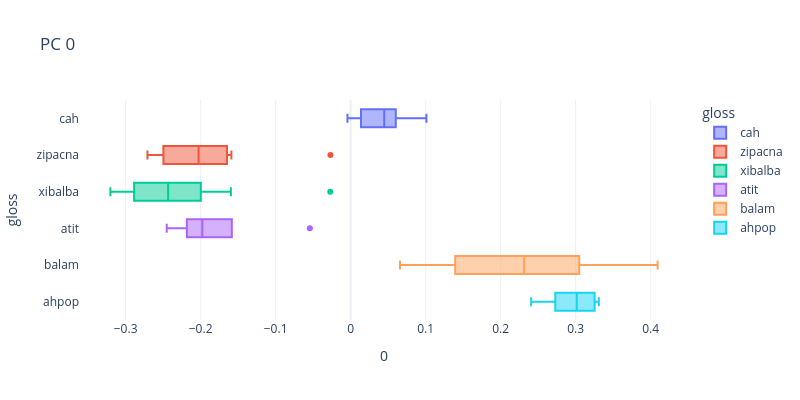
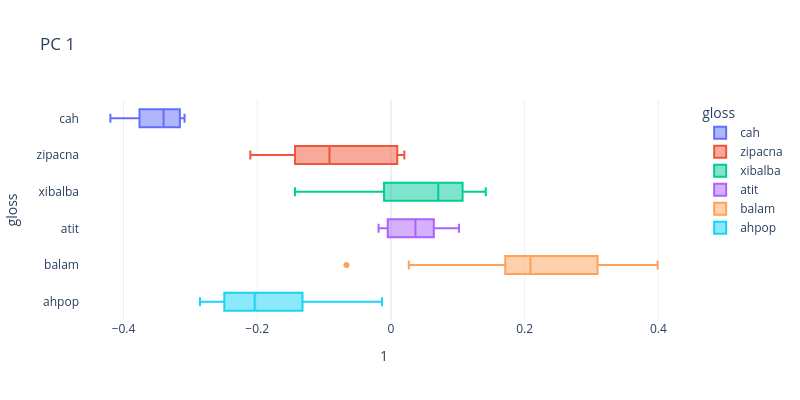
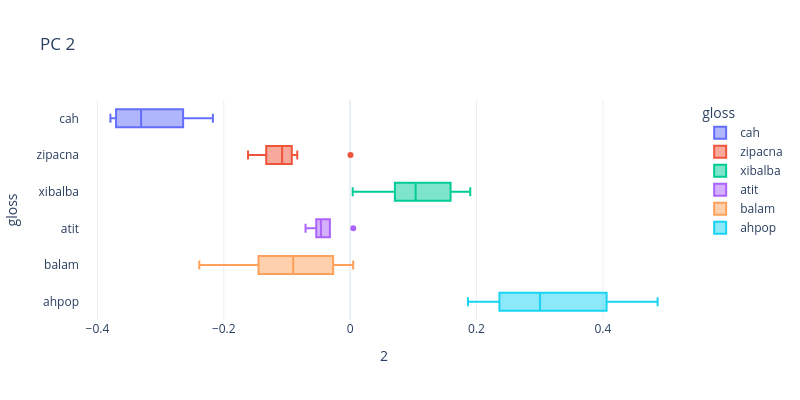
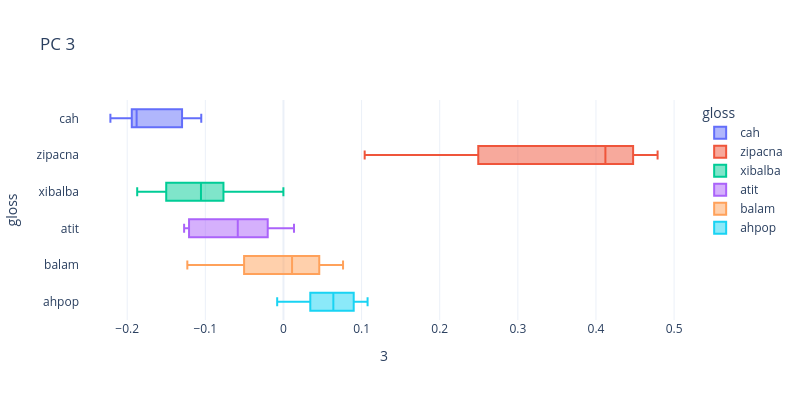

The notebook cell these images were saved under, in order:
### Code cell
def comp_box(comp_id):
    px.box(X0,
           x=comp_id,
           y='gloss',
           color='gloss',
           template=px_template,
           height=400, width=800,
           title=f'PC {comp_id}').show()

for i in range(model.n_pca_comps):
    comp_box(i)

### Figure 1 — Plotly figure (JSON) as saved in the notebook; plotly's stock layout.template omitted (floating-point values rounded to 4 significant figures)
{"data": [{"alignmentgroup": "True", "hovertemplate": "gloss=%{y}<br>0=%{x}<extra></extra>", "legendgroup": "cah", "marker": {"color": "#636efa"}, "name": "cah", "notched": false, "offsetgroup": "cah", "orientation": "h", "showlegend": true, "type": "box", "x": [0.1011, 0.04112, -0.004271, 0.0484, 0.01378, 0.06015], "x0": " ", "xaxis": "x", "y": ["cah", "cah", "cah", "cah", "cah", "cah"], "y0": " ", "yaxis": "y"}, {"alignmentgroup": "True", "hovertemplate": "gloss=%{y}<br>0=%{x}<extra></extra>", "legendgroup": "zipacna", "marker": {"color": "#EF553B"}, "name": "zipacna", "notched": false, "offsetgroup": "zipacna", "orientation": "h", "showlegend": true, "type": "box", "x": [-0.02693, -0.1754, -0.23, -0.2709, -0.2542, -0.2451, -0.1707, -0.159], "x0": " ", "xaxis": "x", "y": ["zipacna", "zipacna", "zipacna", "zipacna", "zipacna", "zipacna", "zipacna", "zipacna"], "y0": " ", "yaxis": "y"}, {"alignmentgroup": "True", "hovertemplate": "gloss=%{y}<br>0=%{x}<extra></extra>", "legendgroup": "xibalba", "marker": {"color": "#00cc96"}, "name": "xibalba", "notched": false, "offsetgroup": "xibalba", "orientation": "h", "showlegend": true, "type": "box", "x": [-0.2433, -0.2891, -0.2122, -0.2011, -0.1924, -0.2495, -0.3081, -0.2615, -0.2263, -0.3203, -0.2885, -0.1597, -0.2914, -0.2474, -0.1959, -0.2033, -0.02722], "x0": " ", "xaxis": "x", "y": ["xibalba", "xibalba", "xibalba", "xibalba", "xibalba", "xibalba", "xibalba", "xibalba", "xibalba", "xibalba", "xibalba", "xibalba", "xibalba", "xibalba", "xibalba", "xibalba", "xibalba"], "y0": " ", "yaxis": "y"}, {"alignmentgroup": "True", "hovertemplate": "gloss=%{y}<br>0=%{x}<extra></extra>", "legendgroup": "atit", "marker": {"color": "#ab63fa"}, "name": "atit", "notched": false, "offsetgroup": "atit", "orientation": "h", "showlegend": true, "type": "box", "x": [-0.2452, -0.2094, -0.1931, -0.1978, -0.05444], "x0": " ", "xaxis": "x", "y": ["atit", "atit", "atit", "atit", "atit"], "y0": " ", "yaxis": "y"}, {"alignmentgroup": "True", "hovertemplate": "gloss=%{y}<br>0=%{x}<extra></extra>", "legendgroup": "balam", "marker": {"color": "#FFA15A"}, "name": "balam", "notched": false, "offsetgroup": "balam", "orientation": "h", "showlegend": true, "type": "box", "x": [0.3257, 0.3589, 0.1305, 0.1092, 0.2837, 0.3691, 0.2627, 0.4092, 0.1993, 0.2479, 0.1205, 0.06578, 0.1483, 0.2376, 0.2251, 0.2249], "x0": " ", "xaxis": "x", "y": ["balam", "balam", "balam", "balam", "balam", "balam", "balam", "balam", "balam", "balam", "balam", "balam", "balam", "balam", "balam", "balam"], "y0": " ", "yaxis": "y"}, {"alignmentgroup": "True", "hovertemplate": "gloss=%{y}<br>0=%{x}<extra></extra>", "legendgroup": "ahpop", "marker": {"color": "#19d3f3"}, "name": "ahpop", "notched": false, "offsetgroup": "ahpop", "orientation": "h", "showlegend": true, "type": "box", "x": [0.3294, 0.3211, 0.2921, 0.2573, 0.2407, 0.2883, 0.3309, 0.3109], "x0": " ", "xaxis": "x", "y": ["ahpop", "ahpop", "ahpop", "ahpop", "ahpop", "ahpop", "ahpop", "ahpop"], "y0": " ", "yaxis": "y"}], "layout": {"boxmode": "overlay", "height": 400, "legend": {"title": {"text": "gloss"}, "tracegroupgap": 0}, "title": {"text": "PC 0"}, "width": 800, "xaxis": {"anchor": "y", "domain": [0, 1], "title": {"text": "0"}}, "yaxis": {"anchor": "x", "categoryarray": ["ahpop", "balam", "atit", "xibalba", "zipacna", "cah"], "categoryorder": "array", "domain": [0, 1], "title": {"text": "gloss"}}}}

### Figure 2 — Plotly figure (JSON) as saved in the notebook; plotly's stock layout.template omitted (floating-point values rounded to 4 significant figures)
{"data": [{"alignmentgroup": "True", "hovertemplate": "gloss=%{y}<br>1=%{x}<extra></extra>", "legendgroup": "cah", "marker": {"color": "#636efa"}, "name": "cah", "notched": false, "offsetgroup": "cah", "orientation": "h", "showlegend": true, "type": "box", "x": [-0.4196, -0.3157, -0.3283, -0.3761, -0.3087, -0.352], "x0": " ", "xaxis": "x", "y": ["cah", "cah", "cah", "cah", "cah", "cah"], "y0": " ", "yaxis": "y"}, {"alignmentgroup": "True", "hovertemplate": "gloss=%{y}<br>1=%{x}<extra></extra>", "legendgroup": "zipacna", "marker": {"color": "#EF553B"}, "name": "zipacna", "notched": false, "offsetgroup": "zipacna", "orientation": "h", "showlegend": true, "type": "box", "x": [-0.1275, -0.1594, 0.00801, -0.099, 0.01083, 0.02003, -0.0849, -0.2104], "x0": " ", "xaxis": "x", "y": ["zipacna", "zipacna", "zipacna", "zipacna", "zipacna", "zipacna", "zipacna", "zipacna"], "y0": " ", "yaxis": "y"}, {"alignmentgroup": "True", "hovertemplate": "gloss=%{y}<br>1=%{x}<extra></extra>", "legendgroup": "xibalba", "marker": {"color": "#00cc96"}, "name": "xibalba", "notched": false, "offsetgroup": "xibalba", "orientation": "h", "showlegend": true, "type": "box", "x": [-0.07083, 0.0008944, 0.01407, -0.0848, -0.0441, 0.08699, 0.07846, 0.08624, 0.05244, 0.1296, 0.1284, 0.1418, 0.01426, 0.1231, 0.1019, 0.07075, -0.1436], "x0": " ", "xaxis": "x", "y": ["xibalba", "xibalba", "xibalba", "xibalba", "xibalba", "xibalba", "xibalba", "xibalba", "xibalba", "xibalba", "xibalba", "xibalba", "xibalba", "xibalba", "xibalba", "xibalba", "xibalba"], "y0": " ", "yaxis": "y"}, {"alignmentgroup": "True", "hovertemplate": "gloss=%{y}<br>1=%{x}<extra></extra>", "legendgroup": "atit", "marker": {"color": "#ab63fa"}, "name": "atit", "notched": false, "offsetgroup": "atit", "orientation": "h", "showlegend": true, "type": "box", "x": [-0.01855, -0.0002914, 0.1017, 0.03658, 0.05157], "x0": " ", "xaxis": "x", "y": ["atit", "atit", "atit", "atit", "atit"], "y0": " ", "yaxis": "y"}, {"alignmentgroup": "True", "hovertemplate": "gloss=%{y}<br>1=%{x}<extra></extra>", "legendgroup": "balam", "marker": {"color": "#FFA15A"}, "name": "balam", "notched": false, "offsetgroup": "balam", "orientation": "h", "showlegend": true, "type": "box", "x": [-0.06657, 0.02668, 0.2967, 0.3988, 0.1511, 0.2451, 0.1981, 0.1909, 0.2044, 0.3459, 0.3213, 0.3273, 0.259, 0.2129, 0.1913, 0.05285], "x0": " ", "xaxis": "x", "y": ["balam", "balam", "balam", "balam", "balam", "balam", "balam", "balam", "balam", "balam", "balam", "balam", "balam", "balam", "balam", "balam"], "y0": " ", "yaxis": "y"}, {"alignmentgroup": "True", "hovertemplate": "gloss=%{y}<br>1=%{x}<extra></extra>", "legendgroup": "ahpop", "marker": {"color": "#19d3f3"}, "name": "ahpop", "notched": false, "offsetgroup": "ahpop", "orientation": "h", "showlegend": true, "type": "box", "x": [-0.01338, -0.1577, -0.2249, -0.1069, -0.2596, -0.1829, -0.2389, -0.2856], "x0": " ", "xaxis": "x", "y": ["ahpop", "ahpop", "ahpop", "ahpop", "ahpop", "ahpop", "ahpop", "ahpop"], "y0": " ", "yaxis": "y"}], "layout": {"boxmode": "overlay", "height": 400, "legend": {"title": {"text": "gloss"}, "tracegroupgap": 0}, "title": {"text": "PC 1"}, "width": 800, "xaxis": {"anchor": "y", "domain": [0, 1], "title": {"text": "1"}}, "yaxis": {"anchor": "x", "categoryarray": ["ahpop", "balam", "atit", "xibalba", "zipacna", "cah"], "categoryorder": "array", "domain": [0, 1], "title": {"text": "gloss"}}}}

### Figure 3 — Plotly figure (JSON) as saved in the notebook; plotly's stock layout.template omitted (floating-point values rounded to 4 significant figures)
{"data": [{"alignmentgroup": "True", "hovertemplate": "gloss=%{y}<br>2=%{x}<extra></extra>", "legendgroup": "cah", "marker": {"color": "#636efa"}, "name": "cah", "notched": false, "offsetgroup": "cah", "orientation": "h", "showlegend": true, "type": "box", "x": [-0.2173, -0.3114, -0.3705, -0.3795, -0.2644, -0.3503], "x0": " ", "xaxis": "x", "y": ["cah", "cah", "cah", "cah", "cah", "cah"], "y0": " ", "yaxis": "y"}, {"alignmentgroup": "True", "hovertemplate": "gloss=%{y}<br>2=%{x}<extra></extra>", "legendgroup": "zipacna", "marker": {"color": "#EF553B"}, "name": "zipacna", "notched": false, "offsetgroup": "zipacna", "orientation": "h", "showlegend": true, "type": "box", "x": [-0.15, -0.1017, 0.0005225, -0.1137, -0.101, -0.0837, -0.1616, -0.1157], "x0": " ", "xaxis": "x", "y": ["zipacna", "zipacna", "zipacna", "zipacna", "zipacna", "zipacna", "zipacna", "zipacna"], "y0": " ", "yaxis": "y"}, {"alignmentgroup": "True", "hovertemplate": "gloss=%{y}<br>2=%{x}<extra></extra>", "legendgroup": "xibalba", "marker": {"color": "#00cc96"}, "name": "xibalba", "notched": false, "offsetgroup": "xibalba", "orientation": "h", "showlegend": true, "type": "box", "x": [0.1793, 0.1779, 0.1569, 0.1016, 0.06082, 0.004055, 0.1651, 0.1037, 0.0894, 0.116, 0.08944, 0.07417, 0.1128, 0.05993, 0.1314, 0.1901, 0.0505], "x0": " ", "xaxis": "x", "y": ["xibalba", "xibalba", "xibalba", "xibalba", "xibalba", "xibalba", "xibalba", "xibalba", "xibalba", "xibalba", "xibalba", "xibalba", "xibalba", "xibalba", "xibalba", "xibalba", "xibalba"], "y0": " ", "yaxis": "y"}, {"alignmentgroup": "True", "hovertemplate": "gloss=%{y}<br>2=%{x}<extra></extra>", "legendgroup": "atit", "marker": {"color": "#ab63fa"}, "name": "atit", "notched": false, "offsetgroup": "atit", "orientation": "h", "showlegend": true, "type": "box", "x": [0.004902, -0.04803, -0.04627, -0.04445, -0.07062], "x0": " ", "xaxis": "x", "y": ["atit", "atit", "atit", "atit", "atit"], "y0": " ", "yaxis": "y"}, {"alignmentgroup": "True", "hovertemplate": "gloss=%{y}<br>2=%{x}<extra></extra>", "legendgroup": "balam", "marker": {"color": "#FFA15A"}, "name": "balam", "notched": false, "offsetgroup": "balam", "orientation": "h", "showlegend": true, "type": "box", "x": [-0.09249, -0.2388, -0.1955, -0.1189, -0.09685, -0.1629, -0.2151, -0.1271, -0.03421, -0.04927, -0.007092, 0.004761, -0.02173, -0.08794, -0.02544, -0.0284], "x0": " ", "xaxis": "x", "y": ["balam", "balam", "balam", "balam", "balam", "balam", "balam", "balam", "balam", "balam", "balam", "balam", "balam", "balam", "balam", "balam"], "y0": " ", "yaxis": "y"}, {"alignmentgroup": "True", "hovertemplate": "gloss=%{y}<br>2=%{x}<extra></extra>", "legendgroup": "ahpop", "marker": {"color": "#19d3f3"}, "name": "ahpop", "notched": false, "offsetgroup": "ahpop", "orientation": "h", "showlegend": true, "type": "box", "x": [0.1864, 0.3285, 0.4867, 0.2301, 0.3451, 0.2727, 0.2425, 0.4668], "x0": " ", "xaxis": "x", "y": ["ahpop", "ahpop", "ahpop", "ahpop", "ahpop", "ahpop", "ahpop", "ahpop"], "y0": " ", "yaxis": "y"}], "layout": {"boxmode": "overlay", "height": 400, "legend": {"title": {"text": "gloss"}, "tracegroupgap": 0}, "title": {"text": "PC 2"}, "width": 800, "xaxis": {"anchor": "y", "domain": [0, 1], "title": {"text": "2"}}, "yaxis": {"anchor": "x", "categoryarray": ["ahpop", "balam", "atit", "xibalba", "zipacna", "cah"], "categoryorder": "array", "domain": [0, 1], "title": {"text": "gloss"}}}}

### Figure 4 — Plotly figure (JSON) as saved in the notebook; plotly's stock layout.template omitted (floating-point values rounded to 4 significant figures)
{"data": [{"alignmentgroup": "True", "hovertemplate": "gloss=%{y}<br>3=%{x}<extra></extra>", "legendgroup": "cah", "marker": {"color": "#636efa"}, "name": "cah", "notched": false, "offsetgroup": "cah", "orientation": "h", "showlegend": true, "type": "box", "x": [-0.1898, -0.1298, -0.1861, -0.1052, -0.1942, -0.2215], "x0": " ", "xaxis": "x", "y": ["cah", "cah", "cah", "cah", "cah", "cah"], "y0": " ", "yaxis": "y"}, {"alignmentgroup": "True", "hovertemplate": "gloss=%{y}<br>3=%{x}<extra></extra>", "legendgroup": "zipacna", "marker": {"color": "#EF553B"}, "name": "zipacna", "notched": false, "offsetgroup": "zipacna", "orientation": "h", "showlegend": true, "type": "box", "x": [0.1982, 0.4789, 0.3005, 0.4642, 0.4058, 0.4309, 0.4183, 0.104], "x0": " ", "xaxis": "x", "y": ["zipacna", "zipacna", "zipacna", "zipacna", "zipacna", "zipacna", "zipacna", "zipacna"], "y0": " ", "yaxis": "y"}, {"alignmentgroup": "True", "hovertemplate": "gloss=%{y}<br>3=%{x}<extra></extra>", "legendgroup": "xibalba", "marker": {"color": "#00cc96"}, "name": "xibalba", "notched": false, "offsetgroup": "xibalba", "orientation": "h", "showlegend": true, "type": "box", "x": [-0.1481, -0.1802, -0.1872, -8.433e-05, -0.0779, -0.06281, -0.156, -0.1087, -0.08944, -0.1056, -0.0735, -0.174, -0.09774, -0.04772, -0.1185, -0.1035, -0.128], "x0": " ", "xaxis": "x", "y": ["xibalba", "xibalba", "xibalba", "xibalba", "xibalba", "xibalba", "xibalba", "xibalba", "xibalba", "xibalba", "xibalba", "xibalba", "xibalba", "xibalba", "xibalba", "xibalba", "xibalba"], "y0": " ", "yaxis": "y"}, {"alignmentgroup": "True", "hovertemplate": "gloss=%{y}<br>3=%{x}<extra></extra>", "legendgroup": "atit", "marker": {"color": "#ab63fa"}, "name": "atit", "notched": false, "offsetgroup": "atit", "orientation": "h", "showlegend": true, "type": "box", "x": [-0.05847, -0.1271, -0.03135, -0.1187, 0.01349], "x0": " ", "xaxis": "x", "y": ["atit", "atit", "atit", "atit", "atit"], "y0": " ", "yaxis": "y"}, {"alignmentgroup": "True", "hovertemplate": "gloss=%{y}<br>3=%{x}<extra></extra>", "legendgroup": "balam", "marker": {"color": "#FFA15A"}, "name": "balam", "notched": false, "offsetgroup": "balam", "orientation": "h", "showlegend": true, "type": "box", "x": [0.008793, -0.123, -0.1026, -0.1006, 0.006717, 0.07082, 0.01326, 0.01701, -0.07979, -0.01973, 0.02131, 0.07218, 0.02576, 0.06586, 0.07627, -0.02097], "x0": " ", "xaxis": "x", "y": ["balam", "balam", "balam", "balam", "balam", "balam", "balam", "balam", "balam", "balam", "balam", "balam", "balam", "balam", "balam", "balam"], "y0": " ", "yaxis": "y"}, {"alignmentgroup": "True", "hovertemplate": "gloss=%{y}<br>3=%{x}<extra></extra>", "legendgroup": "ahpop", "marker": {"color": "#19d3f3"}, "name": "ahpop", "notched": false, "offsetgroup": "ahpop", "orientation": "h", "showlegend": true, "type": "box", "x": [0.07817, 0.08669, 0.03017, 0.1077, 0.09315, -0.008032, 0.04951, 0.03852], "x0": " ", "xaxis": "x", "y": ["ahpop", "ahpop", "ahpop", "ahpop", "ahpop", "ahpop", "ahpop", "ahpop"], "y0": " ", "yaxis": "y"}], "layout": {"boxmode": "overlay", "height": 400, "legend": {"title": {"text": "gloss"}, "tracegroupgap": 0}, "title": {"text": "PC 3"}, "width": 800, "xaxis": {"anchor": "y", "domain": [0, 1], "title": {"text": "3"}}, "yaxis": {"anchor": "x", "categoryarray": ["ahpop", "balam", "atit", "xibalba", "zipacna", "cah"], "categoryorder": "array", "domain": [0, 1], "title": {"text": "gloss"}}}}
